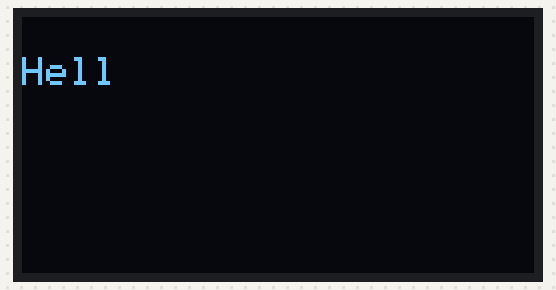
Recording of a sketch running on a simulated Arduino Uno, built with avr-gcc and run on an emulated ATmega328P. Shown: 128×64 one-colour display.

Above: at 2.1 s.
At 3.1 s:
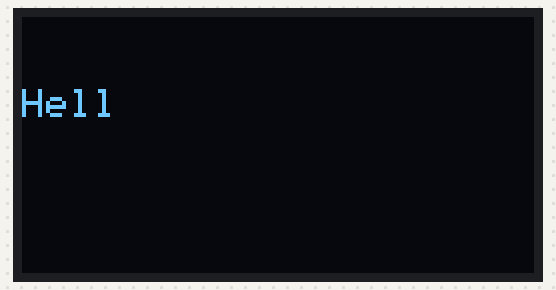
At 4.2 s:
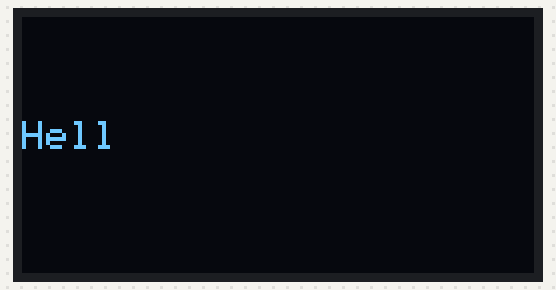
At 5.2 s:
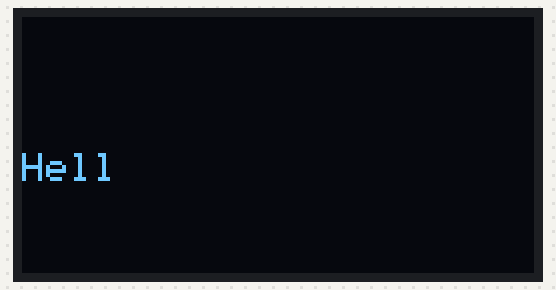
At 6.3 s:
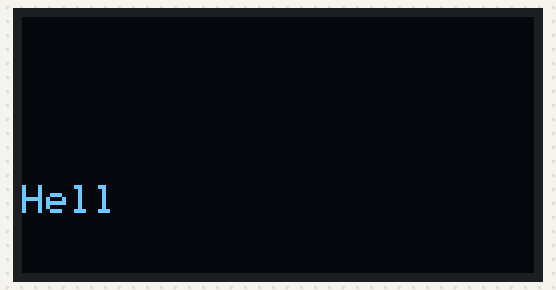
At 8.3 s:
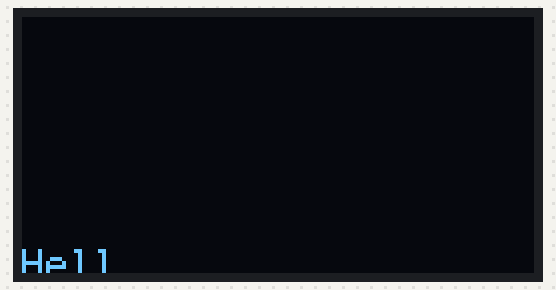

The sketch:

Oled.ino
```cpp
#include <Wire.h>
#include <Adafruit_GFX.h>
#include <Adafruit_SSD1306.h>

#define SCREEN_WIDTH 128 // OLED display width, in pixels
#define SCREEN_HEIGHT 64 // OLED display height, in pixels

// Declaration for an SSD1306 display connected to I2C (SDA, SCL pins)
Adafruit_SSD1306 display(SCREEN_WIDTH, SCREEN_HEIGHT, &Wire, -1);

void setup() {
  Serial.begin(115200);

  if(!display.begin(SSD1306_SWITCHCAPVCC, 0x3C)) { // Address 0x3D for 128x64
    Serial.println(F("SSD1306 allocation failed"));
    for(;;);
  }
  delay(2000);
  display.clearDisplay();

  display.setTextSize(1);
  display.setTextColor(WHITE);
  display.setCursor(0, 10);
  // Display static text

}

void loop() {
  display.println("Hell");
  display.display();
  delay(1000);
  display.clearDisplay();
  delay(10);
}
```

Measured:
- what the display in image 0 shows lasts 1.0 s, from 2.1 s to 3.1 s
